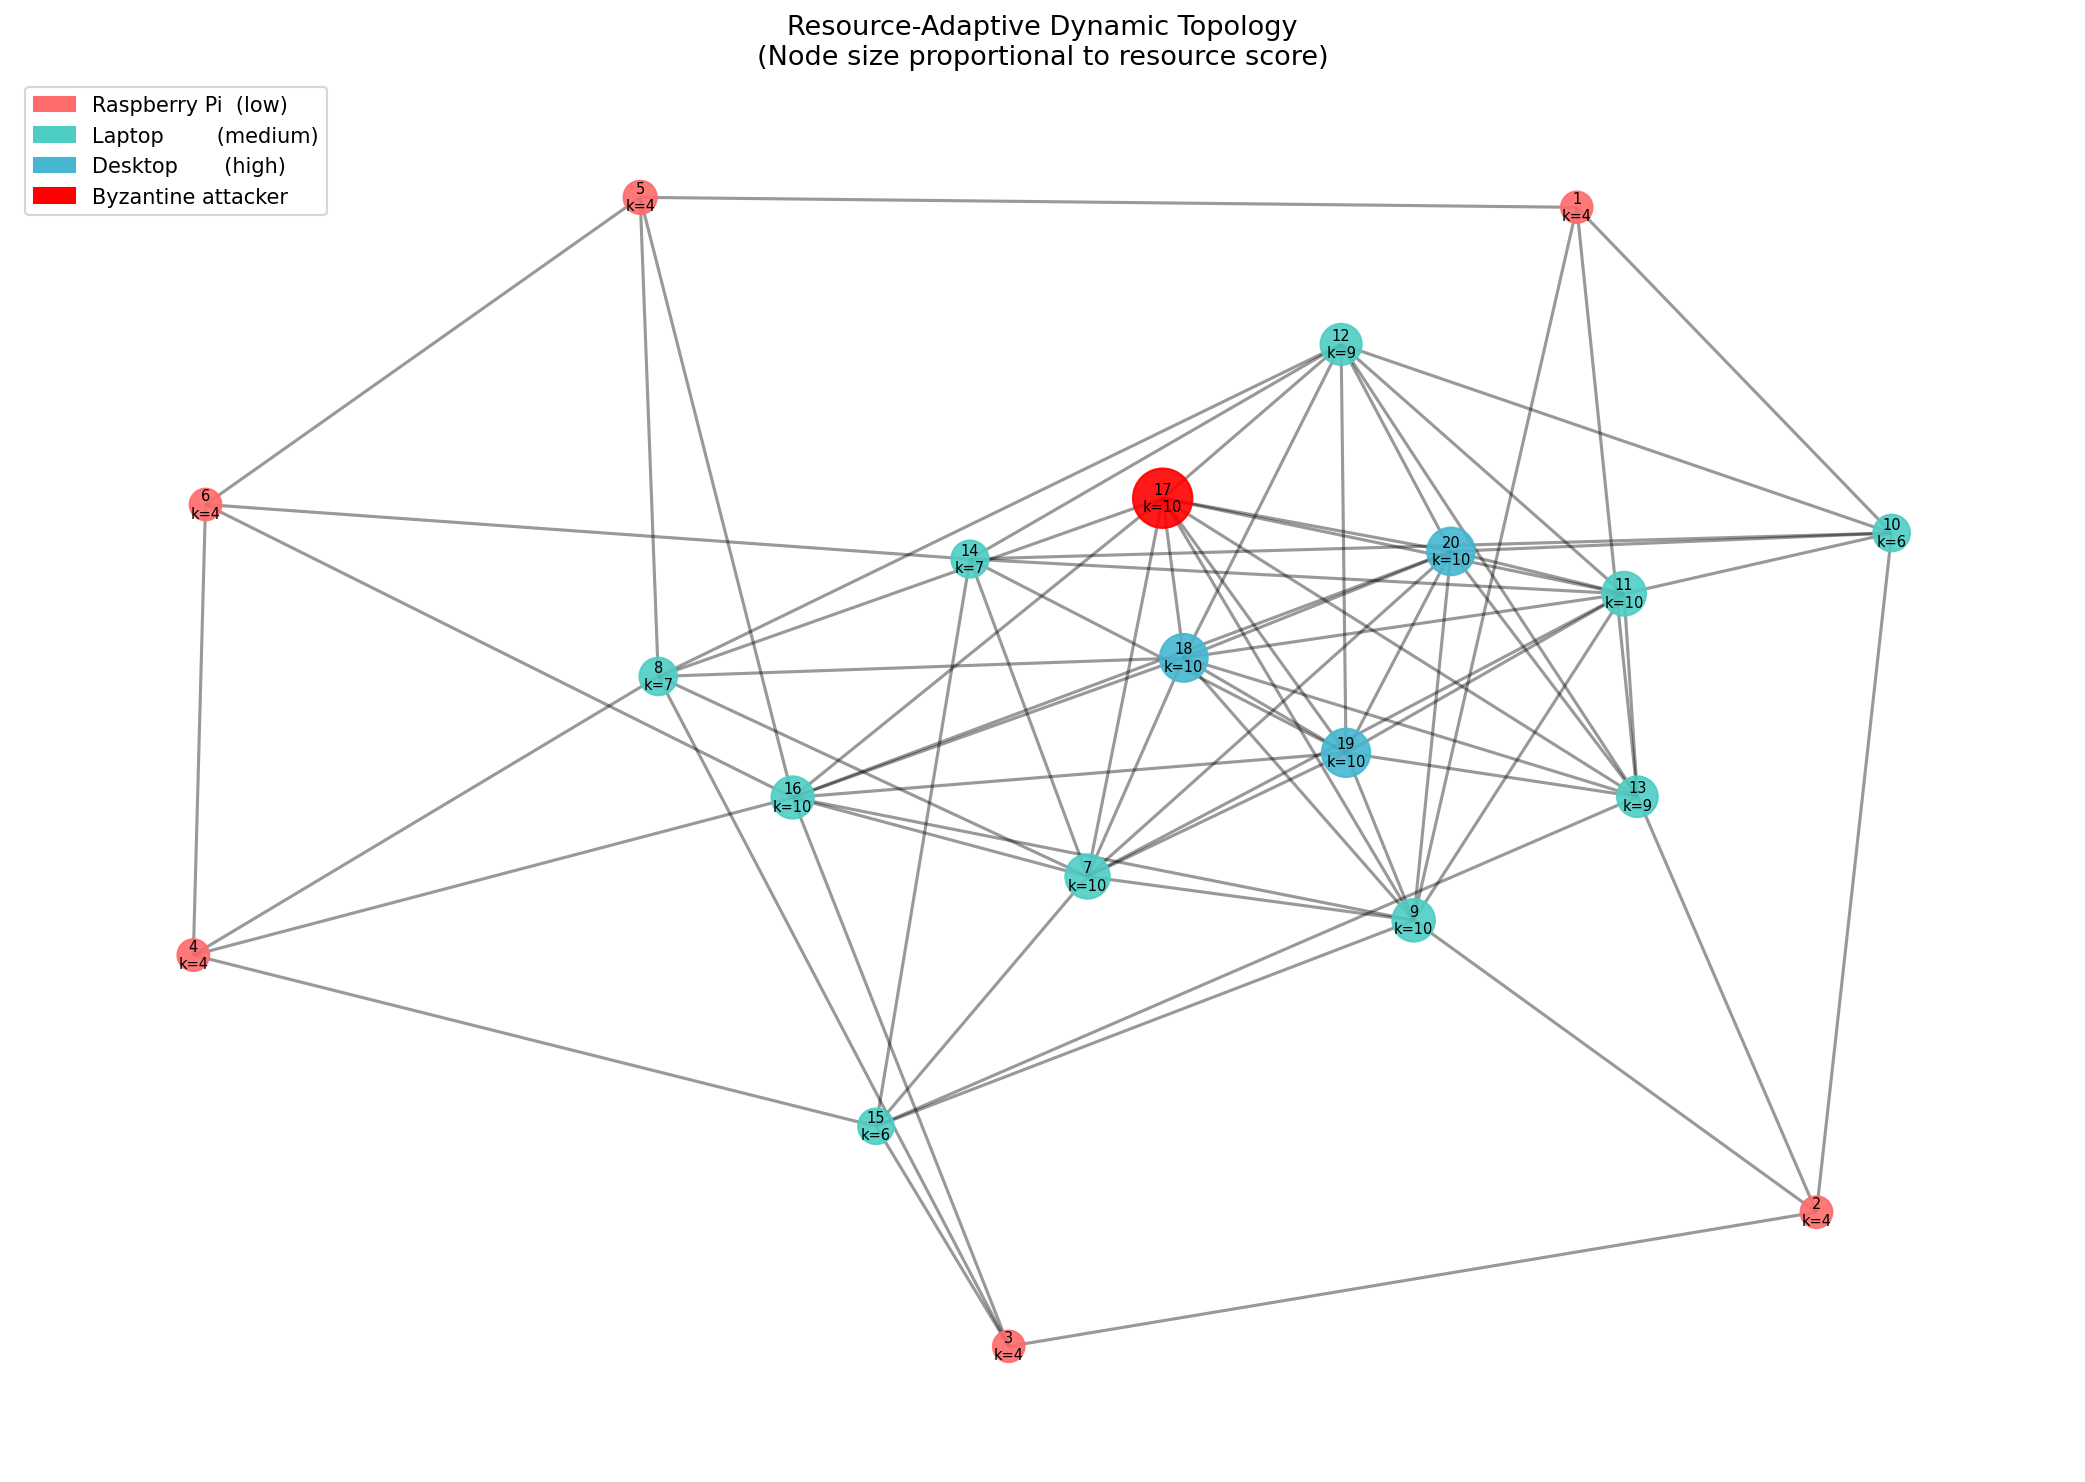

The script that saved this image:
"""
topology.py
-----------
Builds a resource-adaptive network topology for the gossip FL system.

Implements Paper Section 1.3:
  - Greedy neighbor assignment (high-resource devices first)
  - Connectivity guarantee via DFS bridge-edge insertion
  - Neighbor saturation handling via capacity relaxation
  - New device join support via add_device()
"""

import networkx as nx
import matplotlib.pyplot as plt
from device import EdgeDevice, DEVICE_RANGES


# ──────────────────────────────────────────
# Create the 20-Device Network
# ──────────────────────────────────────────
def create_devices() -> list:
    """Creates and returns the default list of 20 EdgeDevice objects."""
    config = []
    for i in range(1, 7):
        config.append((i, "raspberry_pi", False))
    for i in range(7, 17):
        config.append((i, "laptop", False))
    config.append((17, "desktop", True))
    for i in range(18, 21):
        config.append((i, "desktop", False))
    return [EdgeDevice(did, dtype, byz) for did, dtype, byz in config]


# ──────────────────────────────────────────
# Topology Manager
# ──────────────────────────────────────────
class TopologyManager:
    K_MIN    = 3
    K_MAX    = 10
    HARD_CAP = 12

    def __init__(self, devices: list):
        self.devices = list(devices)
        self.did     = {d.id: d for d in self.devices}
        self.G       = nx.Graph()
        for d in self.devices:
            self.G.add_node(d.id, resource_score=d.resource_score, k=d.k)

    def _greedy_assign(self):
        sorted_devices = sorted(self.devices,
                                key=lambda d: d.resource_score, reverse=True)
        for device in sorted_devices:
            if self.G.degree(device.id) >= device.k:
                continue
            candidates = [
                d for d in self.devices
                if d.id != device.id
                and not self.G.has_edge(device.id, d.id)
                and self.G.degree(d.id) < d.k
            ]
            candidates.sort(key=lambda d: d.k - self.G.degree(d.id), reverse=True)
            for c in candidates:
                if self.G.degree(device.id) >= device.k:
                    break
                self.G.add_edge(device.id, c.id)

    def _handle_saturation(self):
        for device in self.devices:
            while self.G.degree(device.id) < device.k:
                unconnected = [
                    d for d in self.devices
                    if d.id != device.id
                    and not self.G.has_edge(device.id, d.id)
                ]
                if not unconnected:
                    break
                available = [d for d in unconnected if self.G.degree(d.id) < d.k]
                saturated = [d for d in unconnected if self.G.degree(d.id) >= d.k]
                if available:
                    best = max(available, key=lambda d: d.k - self.G.degree(d.id))
                    self.G.add_edge(device.id, best.id)
                elif saturated:
                    def relax(d):
                        return d.resource_score * (1 - self.G.degree(d.id) / self.HARD_CAP)
                    best = max(saturated, key=relax)
                    if self.G.degree(best.id) < self.HARD_CAP:
                        best.k = min(best.k + 1, self.HARD_CAP)
                        self.G.add_edge(device.id, best.id)
                    else:
                        break
                else:
                    break

    def _ensure_connectivity(self):
        components = list(nx.connected_components(self.G))
        while len(components) > 1:
            best_a = max(components[0], key=lambda nid: self.did[nid].resource_score)
            best_b = max(components[1], key=lambda nid: self.did[nid].resource_score)
            self.G.add_edge(best_a, best_b)
            components = list(nx.connected_components(self.G))

    def _sync_neighbors(self):
        for d in self.devices:
            d.neighbors = list(self.G.neighbors(d.id))
            d.reputation = {nid: d.reputation.get(nid, 1.0) for nid in d.neighbors}

    def build(self) -> nx.Graph:
        self._greedy_assign()
        self._handle_saturation()
        self._ensure_connectivity()
        self._sync_neighbors()
        return self.G

    def add_device(self, new_device: EdgeDevice):
        """
        Adds a new device to the existing network without full rebuild.

        - New device connects to k(new) neighbors
        - Those neighbors get new_device added to their list (bidirectional)
        - All other devices are unaffected
        - Connectivity is re-checked after joining
        """
        self.devices.append(new_device)
        self.did[new_device.id] = new_device
        self.G.add_node(new_device.id,
                        resource_score=new_device.resource_score,
                        k=new_device.k)

        print(f"\n[+] New device joining: {new_device}")
        print(f"    Needs {new_device.k} neighbors.")

        candidates = sorted(
            [d for d in self.devices if d.id != new_device.id],
            key=lambda d: d.k - self.G.degree(d.id),
            reverse=True
        )

        connected_to = []
        for candidate in candidates:
            if self.G.degree(new_device.id) >= new_device.k:
                break
            if self.G.degree(candidate.id) < candidate.k:
                self.G.add_edge(new_device.id, candidate.id)
                connected_to.append(candidate.id)
            else:
                relax_score = candidate.resource_score * (
                    1 - self.G.degree(candidate.id) / self.HARD_CAP
                )
                if relax_score > 0 and self.G.degree(candidate.id) < self.HARD_CAP:
                    candidate.k = min(candidate.k + 1, self.HARD_CAP)
                    self.G.add_edge(new_device.id, candidate.id)
                    connected_to.append(candidate.id)

        self._ensure_connectivity()
        self._sync_neighbors()

        print(f"    Connected to {len(connected_to)} neighbors: {connected_to}")
        print(f"    Note: Only these {len(connected_to)} devices updated their neighbor list.")
        print(f"          All other devices in the network are NOT affected.")


# ──────────────────────────────────────────
# Convenience wrapper
# ──────────────────────────────────────────
def build_topology(devices: list):
    """Builds topology and returns (graph, manager) tuple."""
    manager = TopologyManager(devices)
    G       = manager.build()
    return G, manager


# ──────────────────────────────────────────
# Print Summary
# ──────────────────────────────────────────
def print_topology_summary(devices: list, G: nx.Graph):
    print("=" * 75)
    print(f"{'NETWORK TOPOLOGY SUMMARY':^75}")
    print("=" * 75)
    for d in devices:
        byz = "  << BYZANTINE" if d.is_byzantine else ""
        print(f"  {d}")
        print(f"      actual neighbors={G.degree(d.id)} | "
              f"neighbor list: {list(G.neighbors(d.id))}{byz}")
    print("-" * 75)
    avg_k = sum(G.degree(d.id) for d in devices) / len(devices)
    print(f"  Total Edges : {G.number_of_edges()}")
    print(f"  Average k   : {avg_k:.2f}")
    print(f"  Connected   : {nx.is_connected(G)}")
    print(f"  Diameter    : {nx.diameter(G)}")
    print("=" * 75)


# ──────────────────────────────────────────
# Plot Graph
# Fix: pos calculated ONCE and reused for all draw calls
# ──────────────────────────────────────────
def plot_topology(devices: list, G: nx.Graph,
                  save_path: str = None, title_suffix: str = ""):
    """
    Draws the network graph.
    pos is calculated once and shared across all draw calls
    to ensure nodes, edges, and labels are all aligned.
    """
    did       = {d.id: d for d in devices}
    color_map = {"raspberry_pi": "#FF6B6B", "laptop": "#4ECDC4", "desktop": "#45B7D1"}

    node_colors = [
        "#FF0000" if did[n].is_byzantine else color_map[did[n].device_type]
        for n in G.nodes()
    ]
    node_sizes = [200 + did[n].resource_score * 200 for n in G.nodes()]
    labels     = {d.id: f"{d.id}\nk={G.degree(d.id)}" for d in devices}

    # Calculate pos ONCE — reuse for nodes, edges, and labels
    pos = nx.spring_layout(G, seed=42)

    plt.figure(figsize=(14, 10))
    nx.draw_networkx_nodes(G, pos, node_color=node_colors,
                           node_size=node_sizes, alpha=0.9)
    nx.draw_networkx_edges(G, pos, alpha=0.4, width=1.5)
    nx.draw_networkx_labels(G, pos, labels, font_size=7)

    from matplotlib.patches import Patch
    plt.legend(handles=[
        Patch(color="#FF6B6B", label="Raspberry Pi  (low)"),
        Patch(color="#4ECDC4", label="Laptop        (medium)"),
        Patch(color="#45B7D1", label="Desktop       (high)"),
        Patch(color="#FF0000", label="Byzantine attacker"),
    ], loc="upper left", fontsize=10)

    title = "Resource-Adaptive Dynamic Topology\n(Node size proportional to resource score)"
    if title_suffix:
        title += f"\n{title_suffix}"
    plt.title(title, fontsize=13)
    plt.axis("off")
    plt.tight_layout()

    if save_path:
        plt.savefig(save_path, dpi=150, bbox_inches="tight")
        print(f"  Graph saved -> {save_path}")
    plt.show()
